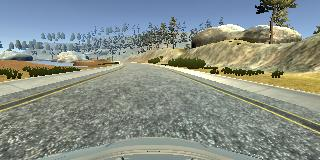
#> input picture docu_images/01_02_center_2018_08_18_06_11_22_467.jpg, 320 x 160 px
$ jupyter execute --allow-errors 180825_StAn_Behavioral_Cloning_Helpers.ipynb
#> lines starting #> are read from the running program, lines starting #| are printed output that depends on the picture
[cell 1]
import cv2
import numpy as np
import matplotlib.pyplot as plt

# define constants
imagefile = 'docu_images/01_02_center_2018_08_18_06_11_22_467.jpg'
outimagefilecropped = 'docu_images/01_02_center_2018_08_18_06_11_22_467_cropped.jpg'
outimagefileflipped = 'docu_images/01_02_center_2018_08_18_06_11_22_467_flipped.jpg'
yimagerange = [70, 135]

# load image
image = cv2.imread(imagefile)
#> image is the input picture: shape (160, 320, 3); mean B, G, R 135.7, 142.9, 135.1

# crop image
croppedimage = image[yimagerange[0]:yimagerange[1], :, :]
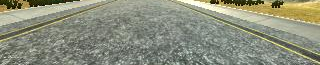
#> croppedimage: shape (65, 320, 3); mean B, G, R 124.1, 142.7, 139.6
bsuccess = cv2.imwrite(outimagefilecropped, croppedimage)

# flip image
flippedimage = np.fliplr(image)
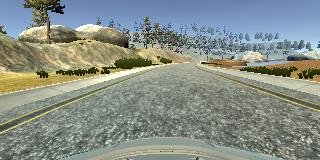
#> flippedimage: shape (160, 320, 3); mean B, G, R 135.7, 142.9, 135.1
bsuccess = cv2.imwrite(outimagefileflipped, flippedimage)

[cell 2]
b = 'test'
#> (the rest of this cell did not finish here and is left out)

[cell 3]
b = 'test1'
#> (the rest of this cell did not finish here and is left out)

[cell 4]
import glob
import os
import cv2
import numpy as np
import matplotlib.pyplot as plt

videos = glob.glob('U:\\DatenAMS\\2_Archive\\2_Documents\\06_Study\\4_Udacity\\AB_Self_Driving_Car_Engineer_Nanodegree\\180824_StAn_Udacity_SDCND_Behavioral_Cloning_Models_Videos\\*.mp4')

names = []
sizes = []
for video in videos:
    pathname, filename = os.path.split(video)
    names.append(filename[7:-4])
    sizes.append(os.path.getsize(video))

#> (the rest of this cell did not finish here and is left out)
